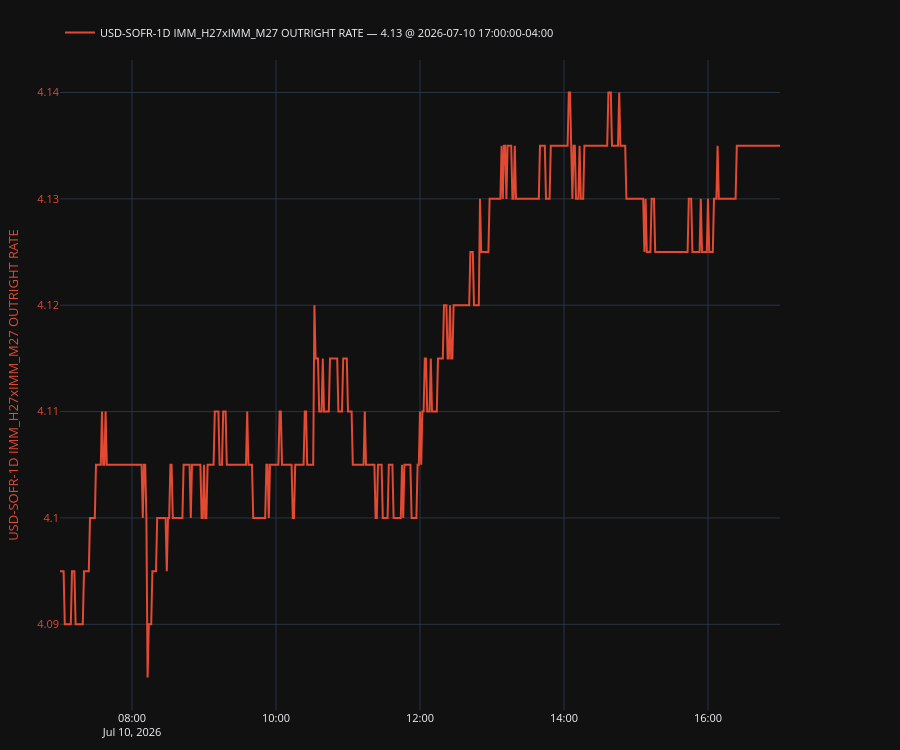

This figure's notebook cell:
### Code cell
plot, fig, ax, ax2, legend = make_secondary_axis_plot(engine="plotly")
plot(
    df[q.col_name().replace("-Q12STIRT", "")],
    which="left",
    indicators=[
        # {"kind": "last", "style": {"linestyle": "--", "linewidth": 1.2, "color": "tab:purple"}},  
        # {"kind": "sma", "window": 60, "style": {"linestyle": "--", "color": "green"}},
    ],
    # ou={"enable": True, "steps": 126, "add_metrics_to_legend": True}
)
legend(show_date=True, loc="upper left")
plt.show()

### Figure 1 — Plotly figure (JSON) as saved in the notebook; plotly's stock layout.template omitted (floating-point values rounded to 4 significant figures; data arrays with more than 128 entries replaced by an {"elided": "..."} marker saying what was removed)
{"data": [{"line": {"color": "#E24A33"}, "mode": "lines", "name": "USD-SOFR-1D IMM_H27xIMM_M27 OUTRIGHT RATE — 4.13 @ 2026-07-10 17:00:00-04:00", "showlegend": true, "type": "scatter", "x": {"elided": "601 str values"}, "y": {"elided": "601 float values"}, "yaxis": "y"}], "layout": {"font": {"size": 11}, "height": 750, "legend": {"orientation": "h", "x": 0, "xanchor": "left", "y": 1.02, "yanchor": "bottom"}, "margin": {"b": 40, "l": 60, "r": 120, "t": 60}, "newshape": {"line": {"color": "red"}}, "title": {}, "xaxis": {"showgrid": true, "showspikes": true, "spikecolor": "white", "spikemode": "across", "spikesnap": "cursor"}, "yaxis": {"showgrid": true, "showspikes": true, "spikecolor": "white", "spikesnap": "cursor", "spikethickness": 0.5, "tickfont": {"color": "#E24A33"}, "title": {"font": {"color": "#E24A33"}, "text": "USD-SOFR-1D IMM_H27xIMM_M27 OUTRIGHT RATE"}}}}
